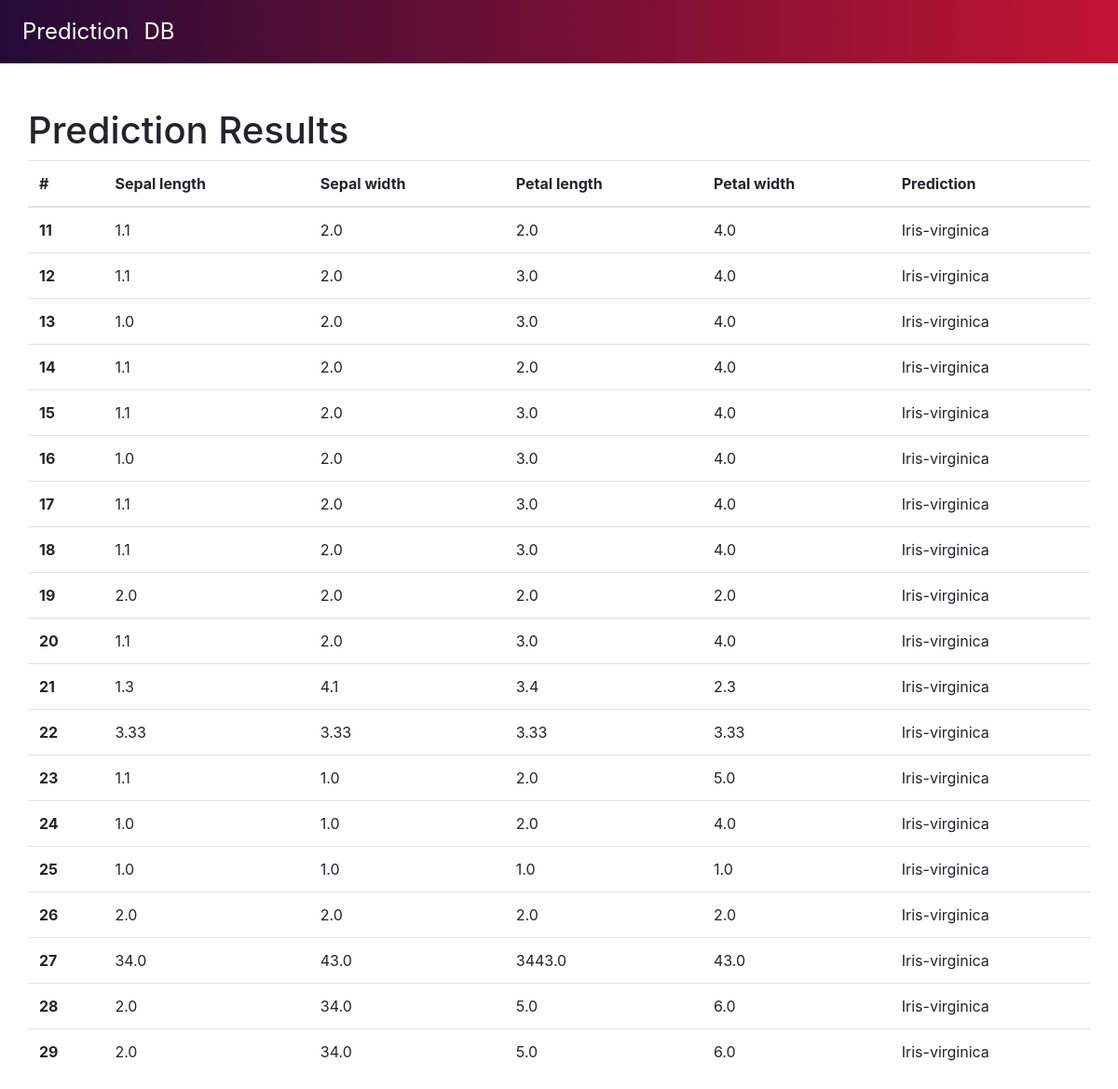
The app's page /results/ with its own data.
### predict/models.py (models this page shows, shortened)
class PredResults(models.Model):
    sepal_length = models.FloatField()
    sepal_width = models.FloatField()
    petal_length = models.FloatField()
    petal_width = models.FloatField()
    classification = models.CharField(max_length=30)

### predict/views.py (the view)
# urls.py: path('results/', views.view_results, name='results'),
def view_results(request):
    data = {"dataset": PredResults.objects.all()}
    return render(request, "results.html", data)

### templates/results.html
{% extends "base.html" %}
{% block main %}
    <div class="container pt-5">
        <div class="row">
        <h1>Prediction Results</h1>
            <table class="table">
                <thead>
                <tr>
                <th scope="col">#</th>
                <th scope="col">Sepal length</th>
                <th scope="col">Sepal width</th>
                <th scope="col">Petal length</th>
                <th scope="col">Petal width</th>
                <th scope="col">Prediction</th>
                </tr>
                </thead>
                <tbody>
                {% for data in dataset %}
                    <tr>
                    <th scope="row">{{ data.id }}</th>
                    <td>{{ data.sepal_length }}</td>
                    <td>{{ data.sepal_width }}</td>
                    <td>{{ data.petal_length }}</td>
                    <td>{{ data.petal_width }}</td>
                    <td>{{ data.classification }}</td>
                    </tr>
                {% endfor %}
                </tbody>
            </table>
        </div>
    </div>
{% endblock %}

### templates/base.html (shortened to what this page needs)
<!DOCTYPE html>
<html lang="en">
  <head>
    <link
      rel="stylesheet"
      href="https://stackpath.bootstrapcdn.com/bootstrap/4.4.1/css/bootstrap.min.css"
    />
  </head>
  <body>
    <nav
      class="navbar navbar-expand-lg bg-transparent"
      style="background:linear-gradient(to right, #240b36, #c31432);"
    >
      <div class="collapse navbar-collapse" id="navbarSupportedContent">
        <ul class="navbar-nav mr-auto">
          <li class="nav-item active">
            <a class="nav-link" style="color:white; font-size:1.5rem;" href="/"
              >Prediction <span class="sr-only">(current)</span></a
            >
          </li>
          <li class="nav-item">
            <a class="nav-link" style="color:white; font-size:1.5rem;" href="/results">DB</a>
          </li>
        </ul>
      </div>
    </nav>
    {% block main %} {% endblock %}
  </body>
</html>

### records on screen
PredResults: id "11", sepal_length "1.1", sepal_width "2.0", petal_length "2.0", petal_width "4.0", classification "Iris-virginica"
PredResults: id "12", sepal_length "1.1", sepal_width "2.0", petal_length "3.0", petal_width "4.0", classification "Iris-virginica"
PredResults: id "13", sepal_length "1.0", sepal_width "2.0", petal_length "3.0", petal_width "4.0", classification "Iris-virginica"
PredResults: id "14", sepal_length "1.1", sepal_width "2.0", petal_length "2.0", petal_width "4.0", classification "Iris-virginica"
PredResults: id "15", sepal_length "1.1", sepal_width "2.0", petal_length "3.0", petal_width "4.0", classification "Iris-virginica"
PredResults: id "16", sepal_length "1.0", sepal_width "2.0", petal_length "3.0", petal_width "4.0", classification "Iris-virginica"
PredResults: id "17", sepal_length "1.1", sepal_width "2.0", petal_length "3.0", petal_width "4.0", classification "Iris-virginica"
PredResults: id "18", sepal_length "1.1", sepal_width "2.0", petal_length "3.0", petal_width "4.0", classification "Iris-virginica"
PredResults: id "19", sepal_length "2.0", sepal_width "2.0", petal_length "2.0", petal_width "2.0", classification "Iris-virginica"
PredResults: id "20", sepal_length "1.1", sepal_width "2.0", petal_length "3.0", petal_width "4.0", classification "Iris-virginica"
PredResults: id "21", sepal_length "1.3", sepal_width "4.1", petal_length "3.4", petal_width "2.3", classification "Iris-virginica"
PredResults: id "22", sepal_length "3.33", sepal_width "3.33", petal_length "3.33", petal_width "3.33", classification "Iris-virginica"
PredResults: id "23", sepal_length "1.1", sepal_width "1.0", petal_length "2.0", petal_width "5.0", classification "Iris-virginica"
PredResults: id "24", sepal_length "1.0", sepal_width "1.0", petal_length "2.0", petal_width "4.0", classification "Iris-virginica"
PredResults: id "25", sepal_length "1.0", sepal_width "1.0", petal_length "1.0", petal_width "1.0", classification "Iris-virginica"
PredResults: id "26", sepal_length "2.0", sepal_width "2.0", petal_length "2.0", petal_width "2.0", classification "Iris-virginica"
PredResults: id "27", sepal_length "34.0", sepal_width "43.0", petal_length "3443.0", petal_width "43.0", classification "Iris-virginica"
PredResults: id "28", sepal_length "2.0", sepal_width "34.0", petal_length "5.0", petal_width "6.0", classification "Iris-virginica"
PredResults: id "29", sepal_length "2.0", sepal_width "34.0", petal_length "5.0", petal_width "6.0", classification "Iris-virginica"
